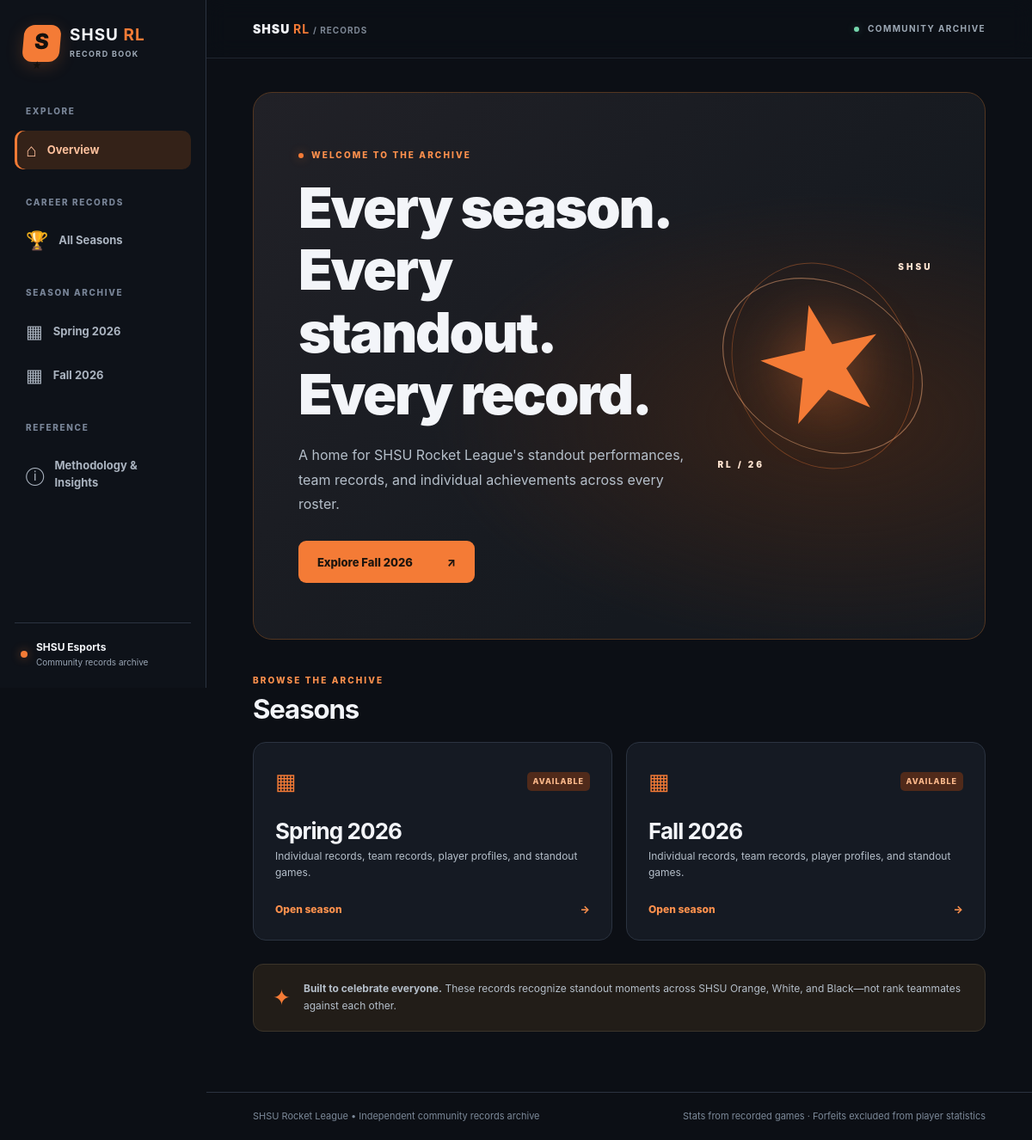
The page / on the database its author committed.
### tables this page shows
CREATE TABLE seasons (
 id INTEGER PRIMARY KEY, slug TEXT NOT NULL UNIQUE, name TEXT NOT NULL UNIQUE
);

### app.py (the view)
@app.route("/")
def home():
    return render_template("index.html", active_page="home")

### app.py (called while the page is built)
def db():
    if "db" not in g:
        g.db = repo.open_database(app.config["DATABASE"])
    return g.db

@app.teardown_appcontext
def close_connection(exception=None):
    connection = g.pop("db", None)
    if connection is not None:
        connection.close()

@app.context_processor
def inject_global_navigation():
    conn = db()
    return {
        "site_seasons": repo.seasons(conn),
        "standout_types": repo.STANDOUT_TYPES,
        "highlights_for_game": lambda game_id: repo.highlights_for_game(conn, game_id),
        "series_highlight_games": lambda series_id: repo.series_highlight_games(conn, series_id),
        "division_for_series": lambda series_id: repo.division_for_series(conn, series_id),
    }

### repository.py (called while the page is built)
def open_database(db_path=DEFAULT_DATABASE):
    path = Path(db_path).expanduser().resolve()
    if not path.is_file():
        raise FileNotFoundError(
            f"SQLite database not found: {path}. Copy your existing "
            "shsu_records.sqlite3 beside app.py; do not initialize a blank copy."
        )
    connection = sqlite3.connect(path.as_uri() + "?mode=ro", uri=True)
    connection.row_factory = sqlite3.Row
    connection.execute("PRAGMA foreign_keys = ON")
    return connection

def rows(cursor):
    return [dict(r) for r in cursor.fetchall()]

def seasons(conn):
    return rows(conn.execute("SELECT * FROM seasons ORDER BY id DESC"))

### templates/index.html (shortened to what this page needs)
{% extends "base.html" %}
{% block content %}
<section class="home-hero">
  <div class="hero-grid">
    <div>
      <div class="eyebrow"><span class="eyebrow-dot"></span> WELCOME TO THE ARCHIVE</div>
      <h1>Every season.<br><span>Every standout.</span><br>Every record.</h1>
      <p class="hero-lede">A home for SHSU Rocket League's standout performances, team records, and individual achievements across every roster.</p>
      {% if site_seasons %}
        <a class="btn btn-primary btn-large" href="{{ url_for('season_page', season_slug='fall-2026' if site_seasons | selectattr('slug','equalto','fall-2026') | list else site_seasons[0].slug) }}">Explore {{ "Fall 2026" if site_seasons | selectattr("slug","equalto","fall-2026") | list else site_seasons[0].name }} <span>↗</span></a>
      {% endif %}
    </div>
    <div class="hero-art" aria-hidden="true">
      <div class="art-orbit orbit-one"></div><div class="art-orbit orbit-two"></div>
      <span class="art-star">★</span>
      <span class="art-text art-text-top">SHSU</span>
      <span class="art-text art-text-bottom">RL / 26</span>
    </div>
  </div>
</section>
<section class="content-section">
  <div class="section-heading"><div><p class="eyebrow">BROWSE THE ARCHIVE</p><h2>Seasons</h2></div></div>
  <div class="season-tiles">
    {% for item in site_seasons %}
    <a class="season-tile" href="{{ url_for('season_page', season_slug=item.slug) }}">
      <div class="tile-top"><span class="tile-icon">▦</span><span class="pill pill-orange">AVAILABLE</span></div>
      <h3>{{ item.name }}</h3>
      <p>Individual records, team records, player profiles, and standout games.</p>
      <span class="tile-cta">Open season <span>→</span></span>
    </a>
    {% else %}
      <div class="empty-state"><h3>No seasons yet</h3><p>Initialize the database using <code>python init_db.py</code>.</p></div>
    {% endfor %}
  </div>
</section>
<div class="callout"><span class="callout-icon">✦</span><p><strong>Built to celebrate everyone.</strong> These records recognize standout moments across SHSU Orange, White, and Black—not rank teammates against each other.</p></div>
{% endblock %}

### templates/base.html (shortened to what this page needs)
<!DOCTYPE html>
<html lang="en">
<head>
  <link rel="stylesheet" href="{{ url_for('static', filename='css/style.css') }}">
</head>
<body>
  <div class="site-shell">
    <aside class="sidebar" id="site-sidebar" aria-label="Main navigation">
      <a class="brand" href="{{ url_for('home') }}" aria-label="SHSU Rocket League Records home">
        <span class="brand-mark" aria-hidden="true">S<span>★</span></span>
        <span class="brand-copy"><strong>SHSU <span>RL</span></strong><small>RECORD BOOK</small></span>
      </a>
      <div class="nav-section">
        <div class="nav-label">EXPLORE</div>
        <a class="nav-link {{ 'active' if active_page == 'home' else '' }}" href="{{ url_for('home') }}">
          <span aria-hidden="true">⌂</span> Overview
        </a>
        <div class="nav-label nav-label--spaced">CAREER RECORDS</div>
        <a class="nav-link {{ 'active' if active_page == 'all_seasons' else '' }}"
           href="{{ url_for('all_seasons_page') }}">
          <span aria-hidden="true">🏆</span> All Seasons
        </a>
        <div class="nav-label nav-label--spaced">SEASON ARCHIVE</div>
        {% for nav_season in site_seasons %}
        <a class="nav-link {{ 'active' if active_page == 'seasons' and season is defined and season is not none and season.slug == nav_season.slug else '' }}"
           href="{{ url_for('season_page', season_slug=nav_season.slug) }}">
          <span aria-hidden="true">▦</span> {{ nav_season.name }}
        </a>
        {% endfor %}
        <div class="nav-label nav-label--spaced">REFERENCE</div>
        <a class="nav-link {{ 'active' if active_page == 'methodology' else '' }}"
           href="{{ url_for('methodology_page') }}">
          <span aria-hidden="true">ⓘ</span> Methodology &amp; Insights
        </a>
      </div>
      <div class="sidebar-footer">
        <span class="status-dot"></span>
        <div><strong>SHSU Esports</strong><small>Community records archive</small></div>
      </div>
    </aside>
    <div class="main-shell">
      <header class="topbar">
        <a class="topbar-brand" href="{{ url_for('home') }}">SHSU <b>RL</b> <span>/ RECORDS</span></a>
        <div class="topbar-meta"><span class="live-dot"></span> COMMUNITY ARCHIVE</div>
      </header>
      <main id="main" class="page-content">
        {% block content %}{% endblock %}
      </main>
      <footer class="site-footer">
        <span>SHSU Rocket League • Independent community records archive</span>
        <span>Stats from recorded games · Forfeits excluded from player statistics</span>
      </footer>
    </div>
  </div>
</body>
</html>

### rows shown on the page
seasons: name "Spring 2026", slug.slug "Fall 2026"
seasons: name "Fall 2026"
